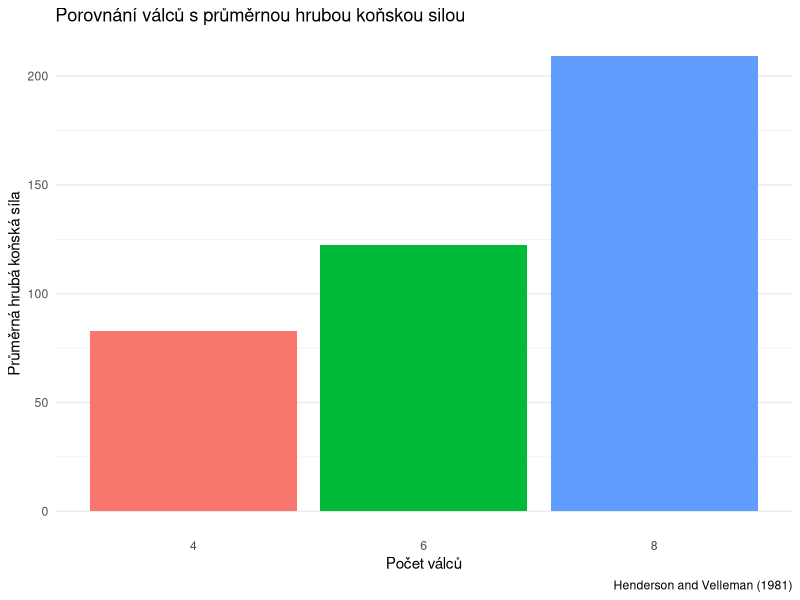

Source code (R): (Note: this script raises an error after producing the figure.)
## ---- chunk 1
data("mtcars")
library(ggplot2)
library(grid)
library(gridExtra)
library(dplyr)
library(kableExtra)
library(GGally)
theme_set(theme_minimal())
## ---- chunk 2
sapply(list.files("R", pattern = ".R$",full.names = T), source) |>
  invisible()
## ---- chunk 3
g <- mtcars |>
  mutate(cyl = as.factor(cyl)) |>
  ggplot(aes(x = cyl, y = hp, fill = cyl)) +
  geom_bar(show.legend = F, stat = "summary", fun = base::mean) +
  theme(panel.grid.major.x = element_blank()) +
  labs(
    title = "Porovnání válců s průměrnou hrubou koňskou silou",
    caption = "Henderson and Velleman (1981)",
    x = "Počet válců",
    y = "Průměrná hrubá koňská síla"
  )

save_bc_picture(g, f = "sloupcovy_graf_mtcars.png")
g
## ---- chunk 4
hg <- \(bins) {
  width <- (max(mtcars$mpg) - min(mtcars$mpg))/bins
  width <- ceiling(width)
  mtcars |>
    ggplot(aes(x = mpg)) +
    geom_histogram(binwidth = width,
                 fill = "grey",
                 color = "black") +
    theme(panel.grid.major.x = element_blank(),
          plot.title = element_text(size = 10),
          plot.subtitle  = element_text(size = 8),
          axis.title.x = element_text(size = 8),
          axis.title.y = element_text(size = 8)
          ) +
    labs(
      title = "Histogram míle za galon",
      subtitle = paste0("Počet skupin: ", bins, ", ",
                        "Šířka skupiny: ", round(width, 3)),
      caption = "Henderson and Velleman (1981)",
      x = "Míle za galon",
      y = "Absolutní četnost"
    )
}

h1 <- hg(5)
h2 <- hg(10)
h3 <- hg(15)
h4 <- hg(25)

g <- arrangeGrob(h1 + labs(caption = ""),
                  h2 + labs(caption = ""),
                  h3 + labs(caption = ""),
                  h4, nrow = 2)

save_bc_picture(g, "histogram_porovnani_mtcars.png")
grid.draw(g)
## ---- chunk 5
bins <- ceiling(1 + 3.22*log10(nrow(mtcars)))
width <- (max(mtcars$mpg) - min(mtcars$mpg))/bins
width <- ceiling(width)
g <- mtcars |>
  ggplot(aes(x = mpg)) +
  geom_histogram(binwidth = width,
                 fill = "grey",
                 color = "black") +
  theme(panel.grid.major.x = element_blank(),
        panel.grid.minor.x = element_blank()) +
  labs(
      title = "Histogram míle za galon",
      subtitle = paste0("Počet skupin: ", bins, ", ",
                        "Šířka skupiny: ", round(width, 3)),
      caption = "Henderson and Velleman (1981)",
      x = "Míle za galon",
      y = "Absolutní četnost"
    )

save_bc_picture(g, "histogram_mtcars_sturges.png")
## ---- chunk 6
mtcars |>
  summarise(P0   = quantile(wt, probs = 0),
            P25  = quantile(wt, probs = 0.25),
            P50  = quantile(wt, probs = 0.50),
            P75  = quantile(wt, probs = 0.75),
            P100 = quantile(wt, probs = 1)) |>
  kbl(caption = 'Five-number summary tabulka hmotnosti vozidla (lb/1000)',
      label = 'five-number_summary',
      format = 'latex',
      col.names = c('$Q_{0}$', '$Q_{0.25}$',
                    '$Q_{0.50}$', '$Q_{0.75}$',
                    '$Q_{1}$'),
      align = 'c',
      position = 'H',
      escape = F,
      ) |>
  writeLines()
## ---- chunk 7
g <-  mtcars |>
  ggplot(aes(x = as.factor(cyl), y = wt)) +
  geom_boxplot(outlier.shape = 1) +
  theme(
    panel.grid.major.x = element_blank()
  ) +
  labs(title = 'Krabičkový graf hmotnosti vozidla (lb/1000) přes kategorie válců',
       caption = "Henderson and Velleman (1981)",
       x = 'Počet válců',
       y = 'Hmotnost vozidla (lb/1000)')

save_bc_picture(g, "krabickovy_graf_mtcars.png")
g
## ---- chunk 8
g <- mtcars |>
  ggplot(aes(x = mpg, y = wt)) +
  geom_point() +
  labs(
    title = 'Hmotnost vozidla vysvětlená mílemy za galon',
    subtitle = 'Hmotnost je udaná v (lb/1000)',
    caption = "Henderson and Velleman (1981)",
    x = 'Míle za galon',
    y = 'Hmotnost (lb/1000)',
  )

save_bc_picture(g, "bodovy_graf_mtcars.png")
g
## ---- chunk 9
g <- mtcars |> 
  select(where(is.numeric)) |> 
  ggcorr(label = T) +
  labs(
    title = "Korelace mezi kvantitativními proměnnými",
    caption = "Dataset: mtcars"
  )

save_bc_picture(g, "mtcars_korelace.png")
g
